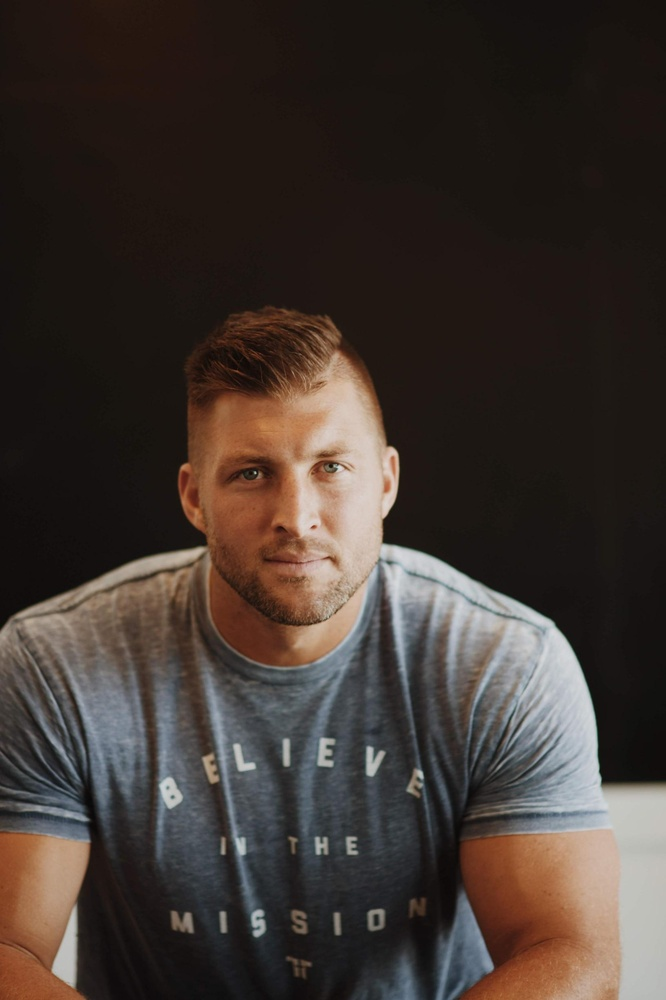
#> input picture SOpenCV/image.jpg, 666 x 1000 px, shrunk from 1632 x 2449 before the run
$ python detectVisage.py
#> lines starting #> are read from the running program, lines starting #| are printed output that depends on the picture; after the words box and inside, x2 and y2 are one past the last pixel; in counts of white or black regions, pixels touching at a corner belong together
import cv2

# Charger la cascade de classifiers Haar
cascade = cv2.CascadeClassifier('haarcascade_frontalface_alt.xml')

# Charger l'image
image = cv2.imread('image.jpg', cv2.IMREAD_COLOR)
#> image is the input picture: shape (1000, 666, 3); mean B, G, R 48.6, 53.9, 63.6
# Convertir l'image en niveaux de gris
gray = cv2.cvtColor(image, cv2.COLOR_BGR2GRAY)
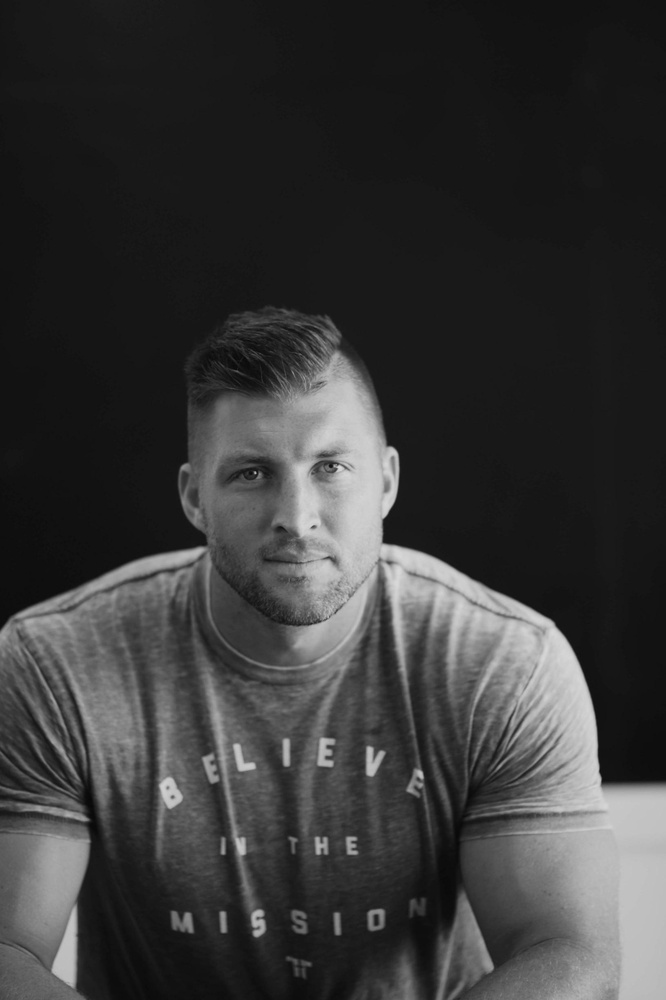
#> gray: shape (1000, 666); min 7, max 218, mean 56.2
cv2.imshow('Image avec visages détectés', gray)

# Détecter les visages dans l'image en utilisant la cascade Haar
faces = cascade.detectMultiScale(gray, scaleFactor=1.1, minNeighbors=5)
#> faces = [[177, 383, 231, 231]]

# Dessiner un rectangle autour de chaque visage détecté
for (x, y, w, h) in faces:
	cv2.rectangle(image, (x, y), (x+w, y+h), (255, 0, 0), 2)
#> this loop made 1 pass
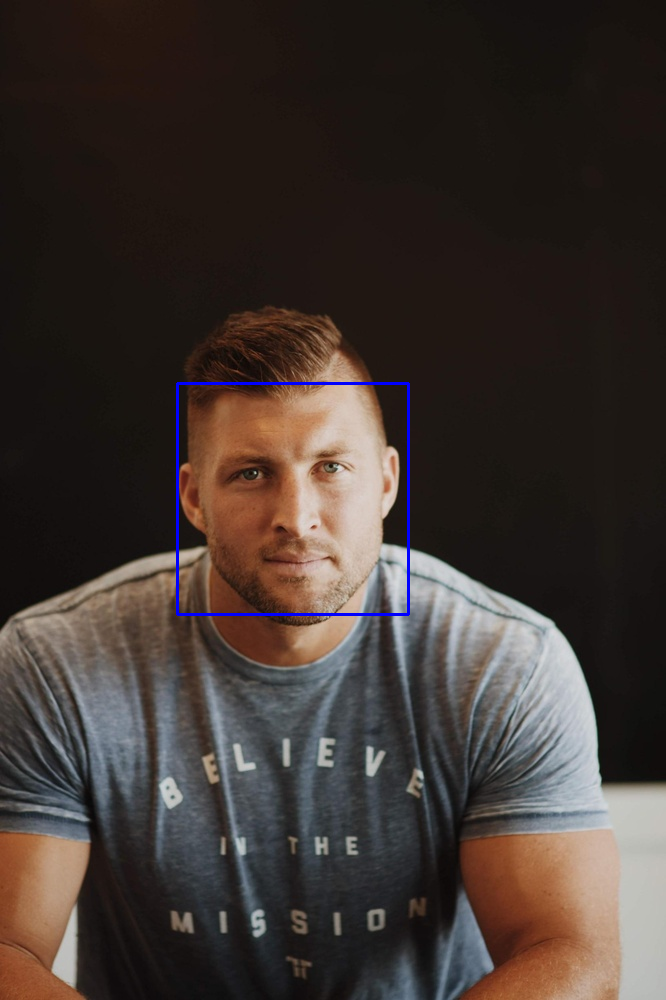
#> image: shape (1000, 666, 3); 0.42% of pixels changed, all inside (x1, y1, x2, y2) = (176, 382, 410, 616)

# Afficher l'image avec les visages détectés
cv2.imshow('Image avec visages détectés', image)
cv2.waitKey(0)
cv2.destroyAllWindows()
